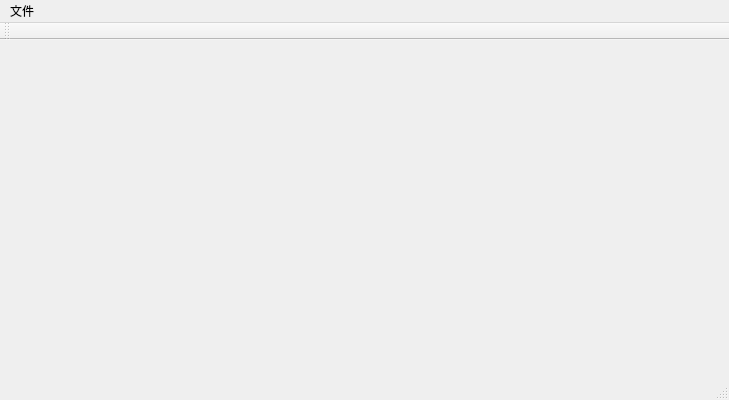
<?xml version="1.0" encoding="UTF-8"?>
<ui version="4.0">
 <class>QtWidgetsVTKTestClass</class>
 <widget class="QMainWindow" name="QtWidgetsVTKTestClass">
  <property name="geometry">
   <rect>
    <x>0</x>
    <y>0</y>
    <width>729</width>
    <height>400</height>
   </rect>
  </property>
  <property name="windowTitle">
   <string>QtWidgetsVTKTest</string>
  </property>
  <widget class="QWidget" name="centralWidget">
   <layout class="QVBoxLayout" name="verticalLayout">
    <item>
     <widget class="QVTKOpenGLNativeWidget" name="widget" native="true"/>
    </item>
   </layout>
  </widget>
  <widget class="QMenuBar" name="menuBar">
   <property name="geometry">
    <rect>
     <x>0</x>
     <y>0</y>
     <width>729</width>
     <height>23</height>
    </rect>
   </property>
   <widget class="QMenu" name="menu_JPG">
    <property name="title">
     <string>文件</string>
    </property>
    <addaction name="action_JPG"/>
   </widget>
   <addaction name="menu_JPG"/>
  </widget>
  <widget class="QToolBar" name="mainToolBar">
   <attribute name="toolBarArea">
    <enum>TopToolBarArea</enum>
   </attribute>
   <attribute name="toolBarBreak">
    <bool>false</bool>
   </attribute>
  </widget>
  <widget class="QStatusBar" name="statusBar"/>
  <action name="action_JPG">
   <property name="text">
    <string>打开JPG</string>
   </property>
  </action>
 </widget>
 <layoutdefault spacing="6" margin="11"/>
 <customwidgets>
  <customwidget>
   <class>QVTKOpenGLNativeWidget</class>
   <extends>QWidget</extends>
   <header location="global">QVTKOpenGLNativeWidget.h</header>
   <container>1</container>
  </customwidget>
 </customwidgets>
 <resources>
  <include location="QtWidgetsVTKTest.qrc"/>
 </resources>
 <connections/>
</ui>
